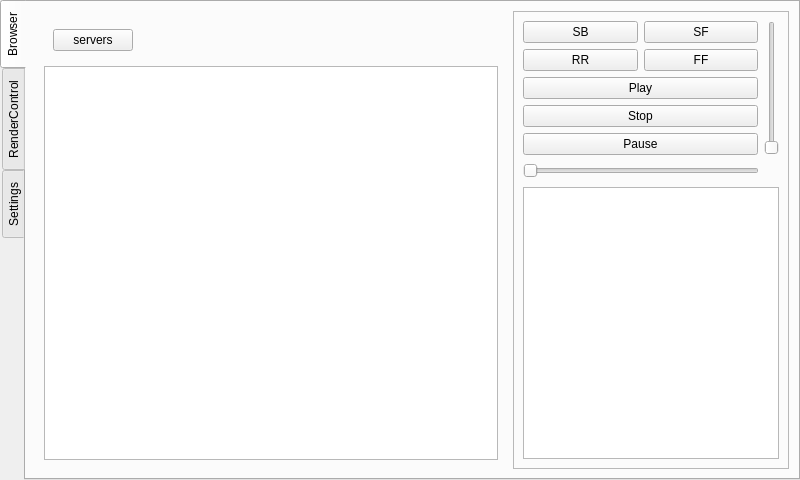
<ui version="4.0" >
 <class>ControllerGui</class>
 <widget class="QTabWidget" name="ControllerGui" >
  <property name="geometry" >
   <rect>
    <x>0</x>
    <y>0</y>
    <width>800</width>
    <height>480</height>
   </rect>
  </property>
  <property name="windowTitle" >
   <string>TabWidget</string>
  </property>
  <property name="tabPosition" >
   <enum>QTabWidget::West</enum>
  </property>
  <property name="currentIndex" >
   <number>0</number>
  </property>
  <widget class="QWidget" name="_controllerTab" >
   <attribute name="title" >
    <string>Browser</string>
   </attribute>
   <layout class="QHBoxLayout" name="horizontalLayout_6" >
    <item>
     <widget class="QWidget" native="1" name="_browser" >
      <property name="sizePolicy" >
       <sizepolicy vsizetype="Preferred" hsizetype="Preferred" >
        <horstretch>1</horstretch>
        <verstretch>0</verstretch>
       </sizepolicy>
      </property>
      <layout class="QVBoxLayout" name="verticalLayout_7" >
       <item>
        <widget class="QWidget" native="1" name="_breadCrump" >
         <property name="sizePolicy" >
          <sizepolicy vsizetype="Preferred" hsizetype="Preferred" >
           <horstretch>0</horstretch>
           <verstretch>0</verstretch>
          </sizepolicy>
         </property>
         <layout class="QHBoxLayout" name="horizontalLayout_2" >
          <item>
           <widget class="QPushButton" name="_browserRootButton" >
            <property name="sizePolicy" >
             <sizepolicy vsizetype="Fixed" hsizetype="Minimum" >
              <horstretch>0</horstretch>
              <verstretch>0</verstretch>
             </sizepolicy>
            </property>
            <property name="text" >
             <string>servers</string>
            </property>
            <property name="flat" >
             <bool>false</bool>
            </property>
           </widget>
          </item>
          <item>
           <spacer name="horizontalSpacer_2" >
            <property name="orientation" >
             <enum>Qt::Horizontal</enum>
            </property>
            <property name="sizeHint" stdset="0" >
             <size>
              <width>40</width>
              <height>20</height>
             </size>
            </property>
           </spacer>
          </item>
         </layout>
        </widget>
       </item>
       <item>
        <widget class="QTableView" name="_browserView" >
         <property name="sizePolicy" >
          <sizepolicy vsizetype="Expanding" hsizetype="Expanding" >
           <horstretch>2</horstretch>
           <verstretch>0</verstretch>
          </sizepolicy>
         </property>
        </widget>
       </item>
      </layout>
     </widget>
    </item>
    <item>
     <widget class="QFrame" name="_controllerGroup" >
      <property name="sizePolicy" >
       <sizepolicy vsizetype="Expanding" hsizetype="Expanding" >
        <horstretch>0</horstretch>
        <verstretch>0</verstretch>
       </sizepolicy>
      </property>
      <property name="frameShape" >
       <enum>QFrame::StyledPanel</enum>
      </property>
      <property name="frameShadow" >
       <enum>QFrame::Raised</enum>
      </property>
      <layout class="QVBoxLayout" name="verticalLayout_4" >
       <item>
        <layout class="QHBoxLayout" name="horizontalLayout_4" >
         <item>
          <layout class="QVBoxLayout" name="verticalLayout_5" >
           <item>
            <layout class="QGridLayout" name="gridLayout_2" >
             <item row="0" column="0" >
              <widget class="QPushButton" name="_skipBackwardButton" >
               <property name="sizePolicy" >
                <sizepolicy vsizetype="Fixed" hsizetype="Minimum" >
                 <horstretch>0</horstretch>
                 <verstretch>0</verstretch>
                </sizepolicy>
               </property>
               <property name="focusPolicy" >
                <enum>Qt::NoFocus</enum>
               </property>
               <property name="text" >
                <string>SB</string>
               </property>
               <property name="checkable" >
                <bool>false</bool>
               </property>
              </widget>
             </item>
             <item row="0" column="1" >
              <widget class="QPushButton" name="_skipForwardButton" >
               <property name="sizePolicy" >
                <sizepolicy vsizetype="Fixed" hsizetype="Minimum" >
                 <horstretch>0</horstretch>
                 <verstretch>0</verstretch>
                </sizepolicy>
               </property>
               <property name="focusPolicy" >
                <enum>Qt::NoFocus</enum>
               </property>
               <property name="text" >
                <string>SF</string>
               </property>
               <property name="checkable" >
                <bool>false</bool>
               </property>
              </widget>
             </item>
             <item row="1" column="0" >
              <widget class="QPushButton" name="_seekBackwardButton" >
               <property name="focusPolicy" >
                <enum>Qt::NoFocus</enum>
               </property>
               <property name="text" >
                <string>RR</string>
               </property>
               <property name="checkable" >
                <bool>false</bool>
               </property>
              </widget>
             </item>
             <item row="1" column="1" >
              <widget class="QPushButton" name="_seekForwardButton" >
               <property name="focusPolicy" >
                <enum>Qt::NoFocus</enum>
               </property>
               <property name="text" >
                <string>FF</string>
               </property>
               <property name="checkable" >
                <bool>false</bool>
               </property>
              </widget>
             </item>
            </layout>
           </item>
           <item>
            <layout class="QVBoxLayout" name="verticalLayout_6" >
             <item>
              <widget class="QPushButton" name="_playButton" >
               <property name="focusPolicy" >
                <enum>Qt::NoFocus</enum>
               </property>
               <property name="text" >
                <string>Play</string>
               </property>
               <property name="checkable" >
                <bool>false</bool>
               </property>
              </widget>
             </item>
             <item>
              <widget class="QPushButton" name="_stopButton" >
               <property name="focusPolicy" >
                <enum>Qt::NoFocus</enum>
               </property>
               <property name="text" >
                <string>Stop</string>
               </property>
               <property name="checkable" >
                <bool>false</bool>
               </property>
               <property name="checked" >
                <bool>false</bool>
               </property>
              </widget>
             </item>
             <item>
              <widget class="QPushButton" name="_pauseButton" >
               <property name="focusPolicy" >
                <enum>Qt::NoFocus</enum>
               </property>
               <property name="text" >
                <string>Pause</string>
               </property>
               <property name="checkable" >
                <bool>false</bool>
               </property>
              </widget>
             </item>
            </layout>
           </item>
          </layout>
         </item>
         <item>
          <widget class="QSlider" name="_volumeSlider" >
           <property name="focusPolicy" >
            <enum>Qt::NoFocus</enum>
           </property>
           <property name="tracking" >
            <bool>true</bool>
           </property>
           <property name="orientation" >
            <enum>Qt::Vertical</enum>
           </property>
          </widget>
         </item>
        </layout>
       </item>
       <item>
        <layout class="QHBoxLayout" name="horizontalLayout_5" >
         <item>
          <widget class="QSlider" name="_seekSlider" >
           <property name="sizePolicy" >
            <sizepolicy vsizetype="Fixed" hsizetype="Expanding" >
             <horstretch>1</horstretch>
             <verstretch>0</verstretch>
            </sizepolicy>
           </property>
           <property name="focusPolicy" >
            <enum>Qt::NoFocus</enum>
           </property>
           <property name="tracking" >
            <bool>false</bool>
           </property>
           <property name="orientation" >
            <enum>Qt::Horizontal</enum>
           </property>
          </widget>
         </item>
         <item>
          <spacer name="horizontalSpacer" >
           <property name="orientation" >
            <enum>Qt::Horizontal</enum>
           </property>
           <property name="sizeHint" stdset="0" >
            <size>
             <width>20</width>
             <height>20</height>
            </size>
           </property>
          </spacer>
         </item>
        </layout>
       </item>
       <item>
        <widget class="QListView" name="_rendererListView" >
         <property name="sizePolicy" >
          <sizepolicy vsizetype="Expanding" hsizetype="Expanding" >
           <horstretch>0</horstretch>
           <verstretch>1</verstretch>
          </sizepolicy>
         </property>
         <property name="resizeMode" >
          <enum>QListView::Fixed</enum>
         </property>
        </widget>
       </item>
      </layout>
     </widget>
    </item>
   </layout>
   <zorder>_controllerGroup</zorder>
   <zorder>_browser</zorder>
  </widget>
  <widget class="QWidget" name="_renderControlTab" >
   <attribute name="title" >
    <string>RenderControl</string>
   </attribute>
  </widget>
  <widget class="QWidget" name="_settingsTab" >
   <attribute name="title" >
    <string>Settings</string>
   </attribute>
  </widget>
 </widget>
 <resources/>
 <connections/>
</ui>
